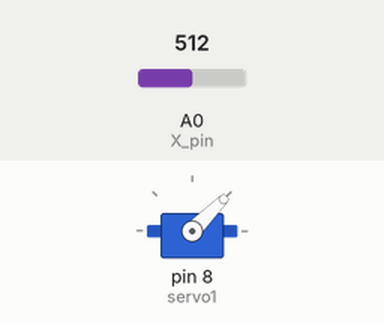
This sketch was run on a simulated Arduino Uno, built with avr-gcc and run on an emulated ATmega328P. On the bench: servo. Inputs (shaded band) come from the test bench; at power-on: A0 (X_pin) = 512.

Above: at 1.2 s.
1.3 s: A0 (X_pin) set to 716
At 1.7 s:
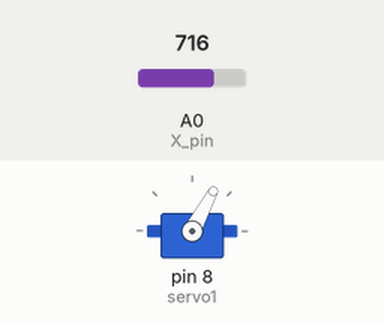
2.8 s: A0 (X_pin) set to 1023
At 3.1 s:
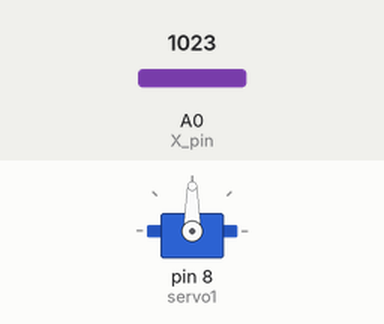
4.3 s: A0 (X_pin) set to 306
At 5.2 s:
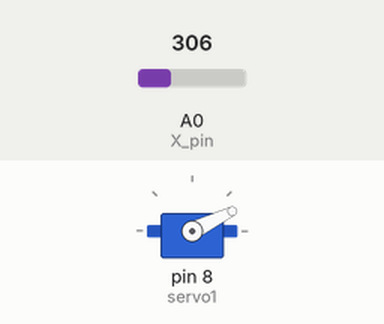
5.8 s: A0 (X_pin) set to 122
At 6.5 s:
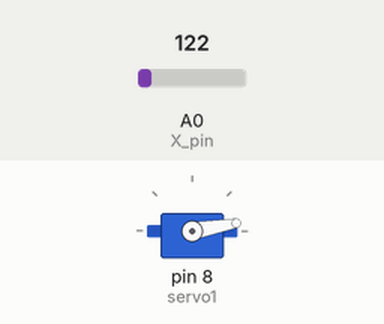
Timing chart, 0 to 8.3 s (numbered marks = the images above; inputs shaded):
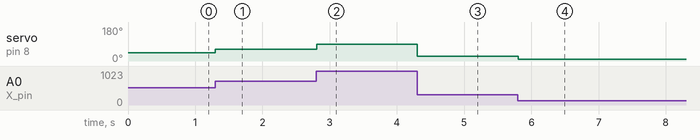

The sketch:

analogJoystick-with-servo.ino
```cpp
#include <Servo.h>

#define speed 15;

Servo servo1;
int angle = 0;
int valX;
int valY;
const int SW_pin = 2; // digital pin connected to switch output
const int X_pin = 0; // analog pin connected to X output
const int Y_pin = 1; // analog pin connected to Y output

void setup() {
  pinMode(SW_pin, INPUT);
  servo1.attach(8);
  servo1.write(angle);
  digitalWrite(SW_pin, HIGH);
  Serial.begin(115200);
}

void loop() {
  // // scan from 0 to 90 degrees
  // for(angle = 0; angle < 90; angle++) {
  //   servo.write(angle);
  //   delay(10);
  // }
  // // now scan back from 90 to 0 degrees
  // for(angle = 90; angle > 0; angle--) {
  //   servo.write(angle);
  //   delay(10);
  // }

  valX = analogRead(X_pin);
  // valY = analogRead(Y_pin);

  valX = map(valX, 0, 1023, 0, 90);
  // valY = map(valY, 0, 1023, 0, 90);

  servo1.write(valX);
  delay(10);

  // Serial.print("Switch:  ");
  // Serial.print(digitalRead(SW_pin));
  // Serial.print("\n");
  // Serial.print("X-axis: ");
  // Serial.print(analogRead(X_pin));
  // Serial.print("\n");
  // Serial.print("Y-axis: ");
  // Serial.println(analogRead(Y_pin));
  // Serial.print("\n\n");
  // delay(500);
}
```

Measured:
- after the input at 1.3 s, servo on pin 8 (servo1): 45° → 62° at once
- after the input at 2.8 s, servo on pin 8 (servo1): 62° → 90° at once
- after the input at 4.3 s, servo on pin 8 (servo1): 90° → 26° at once
- after the input at 5.8 s, servo on pin 8 (servo1): 26° → 10° at once
